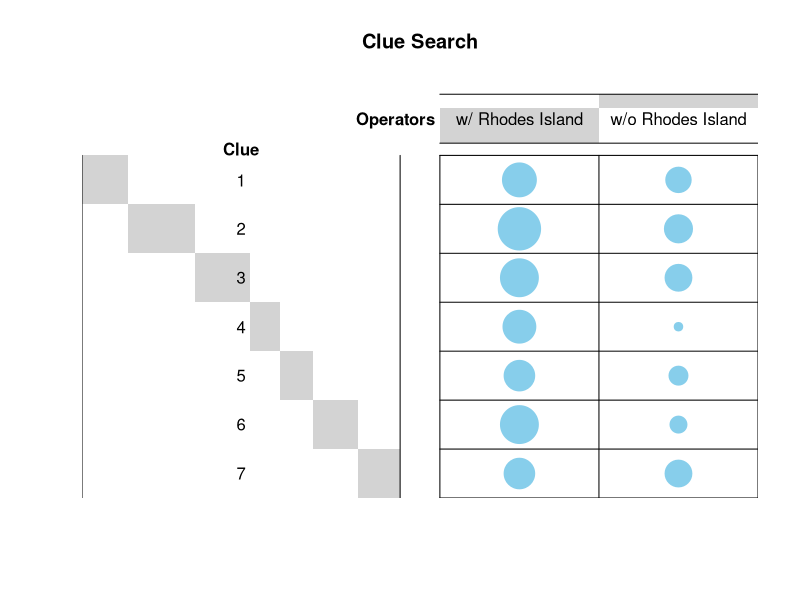
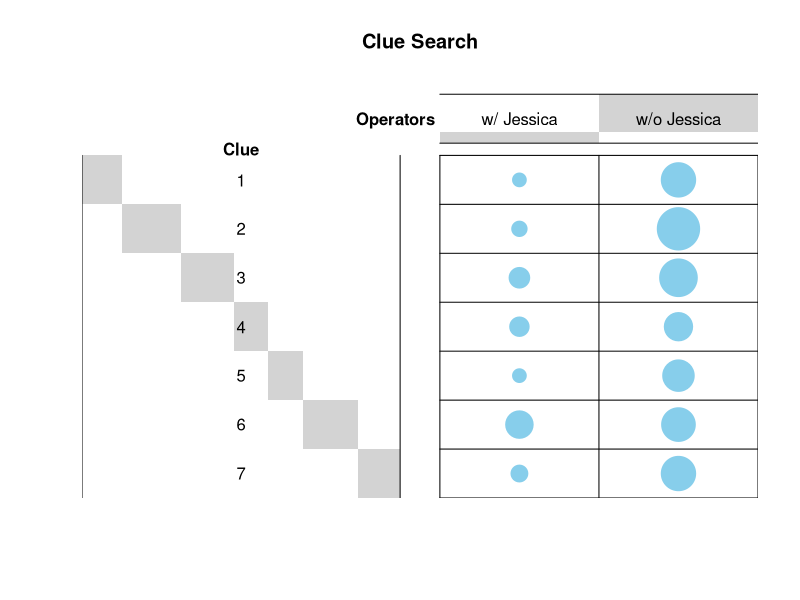

R code for these plots, in order: (Note: this script raises an error after producing the figures.)
## ---- chunk 1
knitr::opts_chunk$set(echo = TRUE)
## ---- chunk 2
library(tidyverse)
library(readxl)
library(ggplot2)
## ---- chunk 3
clue_search <- read_csv("Data/clue_search_data.csv") %>%
  filter(complete.cases(.))

operators <- read_csv("Data/operators.csv")

clue_search <- clue_search %>%
  left_join(operators, by = c("operator_1" = "operator")) %>%
  left_join(operators, by = c("operator_2" = "operator"), suffix = c("_1", "_2"))
## ---- chunk 4
clue_search %>%
  group_by(operator_1, operator_2) %>%
  summarise(n = n()) %>%
  arrange(-n)
## ---- chunk 5
rhodes_island <- clue_search %>%
  filter(bonus_1 == 0, bonus_2 == 0) %>%
  mutate(rhodes_island = if_else(faction_1 == "rhodes_island" | faction_2 == "rhodes_island",
                                 "w/ Rhodes Island",
                                 "w/o Rhodes Island")) %>%
  group_by(rhodes_island, clue) %>%
  summarise(n = n()) %>%
  pivot_wider(id_cols = clue,
              names_from = rhodes_island,
              values_from = n,
              values_fill = 0) %>%
  arrange(clue) %>%
  remove_rownames %>% 
  column_to_rownames(var = "clue")
## ---- chunk 6
library("gplots")
# 1. convert the data as a table
dt <- as.table(as.matrix(rhodes_island))
# 2. Graph
balloonplot(t(dt), main ="Clue Search", xlab ="Operators", ylab="Clue",
            label = F, show.margins = F)
## ---- chunk 7
chisq <- rhodes_island %>%
  chisq.test()

chisq
## ---- chunk 8
# Observed counts
chisq$observed
## ---- chunk 9
# Expected counts
round(chisq$expected,2)
## ---- chunk 10
jessica <- clue_search %>%
  mutate(jessica = if_else(operator_1 == "Jessica" | operator_2 == "Jessica",
                           "w/ Jessica",
                           "w/o Jessica")) %>%
  group_by(jessica, clue) %>%
  summarise(n = n()) %>%
  pivot_wider(id_cols = clue,
              names_from = jessica,
              values_from = n,
              values_fill = 0) %>%
  arrange(clue) %>%
  remove_rownames %>% 
  column_to_rownames(var = "clue")
## ---- chunk 11
# 1. convert the data as a table
dt <- as.table(as.matrix(jessica))
# 2. Graph
balloonplot(t(dt), main ="Clue Search", xlab ="Operators", ylab="Clue",
            label = FALSE, show.margins = FALSE)
## ---- chunk 12
chisq <- jessica %>%
  chisq.test()

chisq
## ---- chunk 13
# Observed counts
chisq$observed
## ---- chunk 14
# Expected counts
round(chisq$expected,2)
## ---- chunk 15
success_trials <- jessica %>%
  group_by(success = row.names(.) == 3) %>%
  summarise_all(sum) %>%
  pivot_longer(-success, names_to = "operators", values_to = "n") %>%
  pivot_wider(id_cols = operators, names_from = success, values_from = n) %>%
  mutate(trials = `TRUE` + `FALSE`)

prop.test(success_trials$`TRUE`, success_trials$`trials`, p = NULL, alternative = "two.sided",
          correct = TRUE)
## ---- chunk 16
data <- clue_search %>%
  filter(bonus_1 == 0, bonus_2 == 0) %>%
  group_by(clue) %>%
  summarise(n = n()) %>% 
  mutate(prop = n / sum(n))

caption <- paste0("n = ",
                  sum(data$n),
                  "\nSource: vienne")

p <- data %>%
  ggplot(aes(x = clue, y = prop)) +
  geom_col() +
  labs(y = "", title = "Frequency of Clues",
       subtitle = "Operators without Clue Faction bonus",
       caption = caption) +
  scale_y_continuous(labels = scales::percent) +
  scale_x_continuous(breaks = 1:7) +
  theme_fivethirtyeight()
  
  
p
## ---- chunk 17
dir.create("Graphs")

ggsave("Graphs/frequency.png", plot = p, units = "in", width = 7, height = 432/700 * 7)
